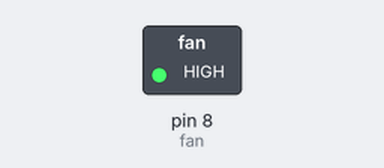
A sketch run on a simulated Arduino Uno, built with avr-gcc and run on an emulated ATmega328P. Shown: switched loads named in the sketch (green lamp = pin HIGH). What the sketch prints to the serial monitor is not drawn.

Above: at 0.1 s.
Timing chart, 0 to 1.6 s (numbered marks = the images above):
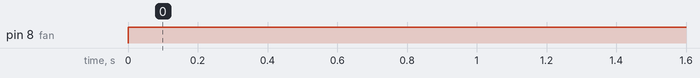

The sketch:

AnalogSerialTest.ino
```cpp
//Wiring code generated from an ArduinoML model
// Application name: AnalogSerialTest

// Pin Allocation Summary:
//   temperature (AnalogSensor): Pin D1 (1)
//   fan (AnalogActuator): Pin D8 (8)

long debounce = 200;
enum STATE {monitoring, cooling};

STATE currentState = monitoring;
bool stateChanged = true;

	void setup(){
		Serial.begin(9600); // console
		pinMode(1, INPUT); // temperature [AnalogSensor]
		pinMode(8, OUTPUT); // fan [AnalogActuator]
	}
	void loop() {
			switch(currentState){

				case monitoring:
					// Execute actions on state entry
					if (stateChanged) {
						stateChanged = false;
					Serial.println("Monitoring temperature...");
					}
					if( (analogRead(1) > 500) ) {
						currentState = cooling;
						stateChanged = true;
					}break;
				case cooling:
					// Execute actions on state entry
					if (stateChanged) {
						stateChanged = false;
					analogWrite(8,200);
					Serial.println("Cooling activated! Type 'reset' to stop.");
					}
					if (Serial.available()) {
						String serialInput = Serial.readStringUntil('\n');
						serialInput.trim();
					if( (serialInput == "reset") ) {
						currentState = monitoring;
						stateChanged = true;
					}
					}break;
		}
	}
```

Measured:
- by itself, pin 8 (fan): LOW → HIGH at 0.00 s
